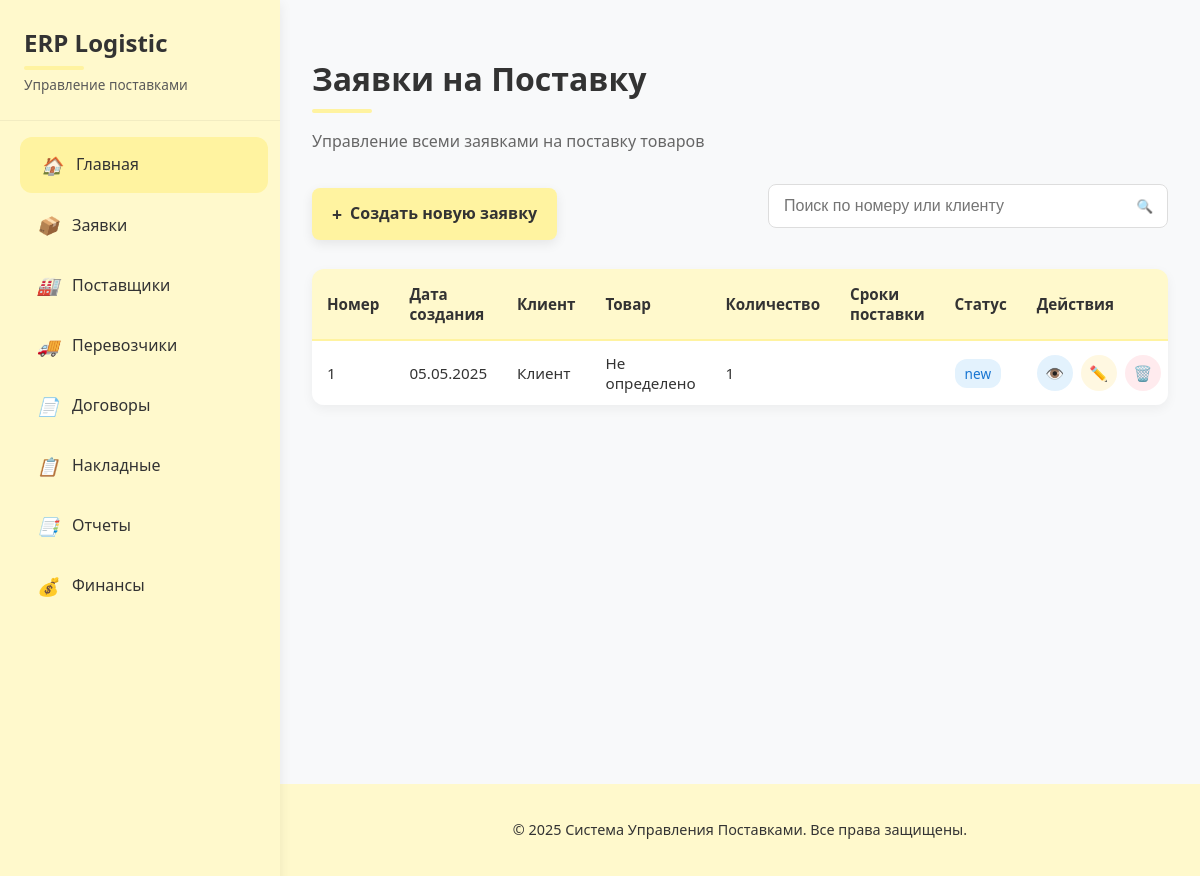
/заявки/ (signed in), run on the app's committed database.
### supply_chain/models.py (models this page shows, shortened)
class ЗаявкаНаПоставку(models.Model):
    class Статус(models.TextChoices):
        NEW = 'new', _('Новая')
        PROCESSING = 'processing', _('В обработке')
        DELIVERY = 'delivery', _('Доставляется')
        COMPLETED = 'completed', _('Завершена')
        CANCELED = 'canceled', _('Отменена')
    номер = models.PositiveIntegerField(
        verbose_name=_("Номер заявки"),
        unique=True,
        blank=True,  # Разрешаем пустое значение
        null=True,   # Разрешаем NULL в базе данных
        help_text="Уникальный номер заявки (генерируется автоматически)"
    )
    дата_создания = models.DateField(
        verbose_name=_("Дата создания"),
        default=timezone.now,
        help_text=_("Дата оформления заявки")
    )
    клиент = models.CharField(
        verbose_name=_("Клиент"),
        max_length=100,
        help_text=_("Наименование клиента")
    )
    плательщик = models.TextField(
        verbose_name=_("Плательщик"),
        help_text=_("Реквизиты плательщика")
    )
    адрес_отправки = models.TextField(
        verbose_name=_("Адрес отправки"),
        help_text=_("Полный адрес места отправки товара")
    )
    адрес_доставки = models.TextField(
        verbose_name=_("Адрес доставки"),
        help_text=_("Полный адрес места доставки товара")
    )
    товар = models.CharField(
        verbose_name=_("Наименование товара"),
        max_length=100,
        help_text=_("Наименование поставляемого товара")
    )
    количество = models.PositiveIntegerField(
        verbose_name=_("Количество"),
        validators=[MinValueValidator(1)],
        help_text=_("Количество товара в единицах измерения")
    )
    срок_поставки = models.DateField(
        verbose_name=_("Срок поставки"),
        help_text=_("Планируемая дата поставки")
    )
    статус = models.CharField(
        verbose_name=_("Статус заявки"),
        max_length=20,
        choices=Статус.choices,
        default=Статус.NEW,
        help_text=_("Текущий статус заявки")
    )
    комментарий = models.TextField(
        verbose_name=_("Комментарий"),
        blank=True,
        null=True,
        help_text=_("Дополнительная информация по заявке")
    )
    дата_изменения = models.DateTimeField(
        verbose_name=_("Дата последнего изменения"),
        auto_now=True,
        help_text=_("Дата и время последнего обновления заявки")
    )
    class Meta:
        verbose_name = _("Заявка на поставку")
        verbose_name_plural = _("Заявки на поставку")
        ordering = ['-дата_создания', '-номер']
        indexes = [
            models.Index(fields=['номер']),
            models.Index(fields=['статус']),
            models.Index(fields=['дата_создания']),
            models.Index(fields=['срок_поставки']),
        ]
        constraints = [
            models.CheckConstraint(
                check=models.Q(срок_поставки__gte=models.F('дата_создания')),
                name='check_delivery_date'
            )
        ]

### supply_chain/views.py (called while the page is built)
    def get_queryset(self):
        queryset = super().get_queryset()
        search_term = self.request.GET.get('search')
        if search_term:
            queryset = queryset.filter(
                Q(номер__icontains=search_term) | Q(клиент__icontains=search_term)
            )
        return queryset

    def get_context_data(self, **kwargs):
        context = super().get_context_data(**kwargs)
        context['search_term'] = self.request.GET.get('search', '')
        return context

### supply_chain/templates/supply_chain/заявка_на_поставку_list.html (shortened to what this page needs)
{% extends 'supply_chain/base.html' %}
{% block content %}
    <div class="page-header">
        <h1>Заявки на Поставку</h1>
        <p class="subtitle">Управление всеми заявками на поставку товаров</p>
    </div>
    <div class="action-bar">
        <a href="{% url 'заявка_на_поставку_create' %}" class="create-btn">
            <span class="btn-icon">+</span> Создать новую заявку
        </a>
        <form method="get" class="search-form">
            <div class="search-input-container">
                <input type="text" name="search" placeholder="Поиск по номеру или клиенту" value="{{ search_term }}">
                <button type="submit" class="search-btn">
                    <span class="search-icon">🔍</span>
                </button>
            </div>
        </form>
    </div>
    {% if заявки %}
        <div class="table-container">
            <table class="modern-table">
                <thead>
                    <tr>
                        <th>Номер</th>
                        <th>Дата создания</th>
                        <th>Клиент</th>
                        <th>Товар</th>
                        <th>Количество</th>
                        <th>Сроки поставки</th>
                        <th>Статус</th>
                        <th>Действия</th>
                    </tr>
                </thead>
                <tbody>
                    {% for заявка in заявки %}
                        <tr>
                            <td>{{ заявка.номер }}</td>
                            <td>{{ заявка.дата_создания|date:"d.m.Y" }}</td>
                            <td>{{ заявка.клиент }}</td>
                            <td>{{ заявка.товар }}</td>
                            <td>{{ заявка.количество }}</td>
                            <td>{{ заявка.сроки_поставки|date:"d.m.Y" }}</td>
                            <td>
                                <span class="status-badge status-{{ заявка.статус|lower }}">{{ заявка.статус }}</span>
                            </td>
                            <td class="actions-cell">
                                <div class="action-buttons">
                                    <a href="{% url 'заявка_на_поставку_detail' заявка.pk %}" class="action-btn detail-btn" title="Детали">
                                        <span class="action-icon">👁️</span>
                                    </a>
                                    <a href="{% url 'заявка_на_поставку_update' заявка.pk %}" class="action-btn edit-btn" title="Изменить">
                                        <span class="action-icon">✏️</span>
                                    </a>
                                    <a href="{% url 'заявка_на_поставку_delete' заявка.pk %}" class="action-btn delete-btn" title="Удалить">
                                        <span class="action-icon">🗑️</span>
                                    </a>
                                </div>
                            </td>
                        </tr>
                    {% endfor %}
                </tbody>
            </table>
        </div>
    {% else %}
        <div class="empty-state">
            <div class="empty-icon">📦</div>
            <h3>Нет доступных заявок на поставку</h3>
            <p>Создайте новую заявку, нажав на кнопку выше</p>
        </div>
    {% endif %}
{% endblock %}

### supply_chain/templates/supply_chain/base.html (style rules this page uses)
body { margin: 0; padding: 0; font-family: 'Segoe UI', Roboto, -apple-system, BlinkMacSystemFont, sans-serif; background-color: #f8f9fa; color: var(--text-dark); line-height: 1.6; }
h1, h2, h3 { color: var(--text-dark); font-weight: 600; }
h1 { font-size: 2rem; margin-bottom: 1.5rem; position: relative; padding-bottom: 0.5rem; }
h1:after { content: ''; position: absolute; bottom: 0; left: 0; width: 60px; height: 4px; background: var(--primary-hover); border-radius: 2px; }

### supply_chain/templates/supply_chain/заявка_на_поставку_list.html (style rules this page uses)
.page-header { margin-bottom: 30px; }
.page-header h1 { font-size: 2rem; color: #333; margin-bottom: 5px; font-weight: 700; }
.subtitle { color: #666; font-size: 1rem; }
.action-bar { display: flex; justify-content: space-between; align-items: center; margin-bottom: 25px; flex-wrap: wrap; gap: 15px; }
.create-btn { display: inline-flex; align-items: center; background-color: #fff3a0; color: #333; padding: 12px 20px; border-radius: 8px; font-weight: 600; text-decoration: none; transition: all 0.3s ease; box-shadow: 0 4px 12px rgba(0,0,0,0.08); border: none; }
.btn-icon { margin-right: 8px; font-size: 1.1rem; }
.search-form { flex-grow: 1; max-width: 400px; }
.search-input-container { position: relative; display: flex; }
.search-input-container input { width: 100%; padding: 12px 15px; border: 1px solid #ddd; border-radius: 8px; font-size: 1rem; transition: all 0.3s ease; background-color: #fff; }
.search-btn { position: absolute; right: 0; top: 0; height: 100%; background: none; border: none; padding: 0 15px; cursor: pointer; color: #666; transition: all 0.2s ease; }
.table-container { overflow-x: auto; margin-bottom: 30px; border-radius: 12px; box-shadow: 0 4px 12px rgba(0,0,0,0.05); background: white; }
.modern-table { width: 100%; border-collapse: collapse; font-size: 0.95rem; }
.modern-table thead { background-color: #fff9cc; }
.modern-table th { padding: 15px; text-align: left; font-weight: 600; color: #333; border-bottom: 2px solid #fff3a0; }
.modern-table td { padding: 12px 15px; border-bottom: 1px solid #f0f0f0; vertical-align: middle; }
.modern-table tbody tr:last-child td { border-bottom: none; }
.status-badge { display: inline-block; padding: 5px 10px; border-radius: 12px; font-size: 0.85rem; font-weight: 500; }
.status-new { background-color: #e3f2fd; color: #1976d2; }
.actions-cell { white-space: nowrap; }
.action-buttons { display: flex; gap: 8px; }
.action-btn { display: inline-flex; align-items: center; justify-content: center; width: 36px; height: 36px; border-radius: 50%; text-decoration: none; transition: all 0.2s ease; }
.detail-btn { background-color: #e3f2fd; color: #1976d2; }
.edit-btn { background-color: #fff8e1; color: #ff8f00; }
.delete-btn { background-color: #ffebee; color: #d32f2f; }

### data on the page
ЗаявкаНаПоставку: номер "1", дата_создания "05.05.2025", клиент "Клиент", товар "Не определено", количество "1", статус "new"
